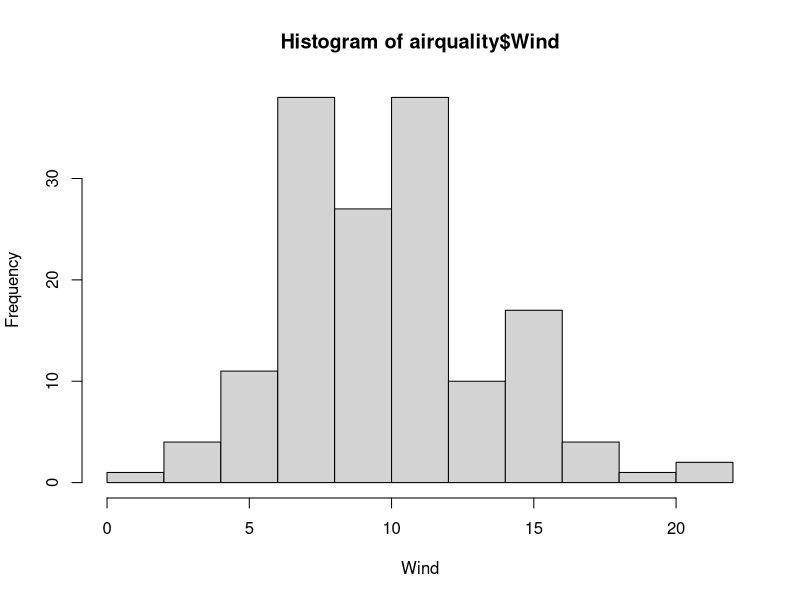
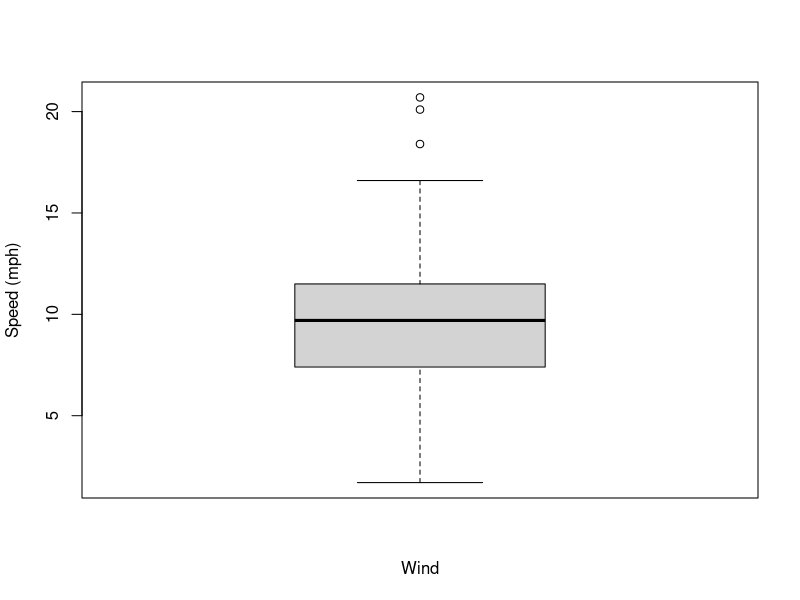
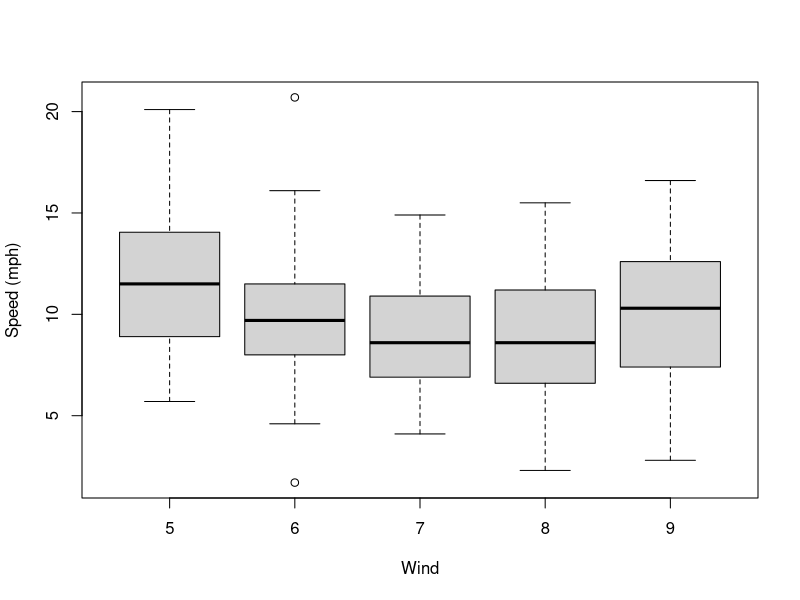
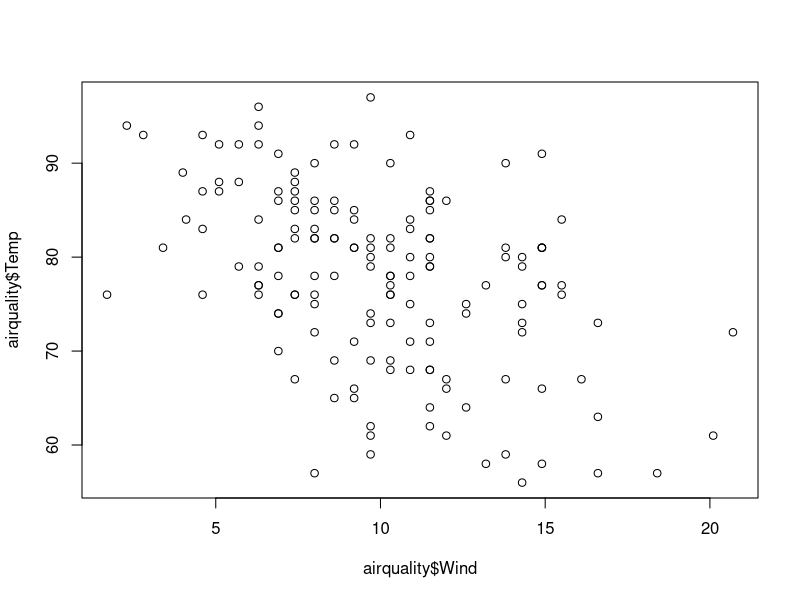
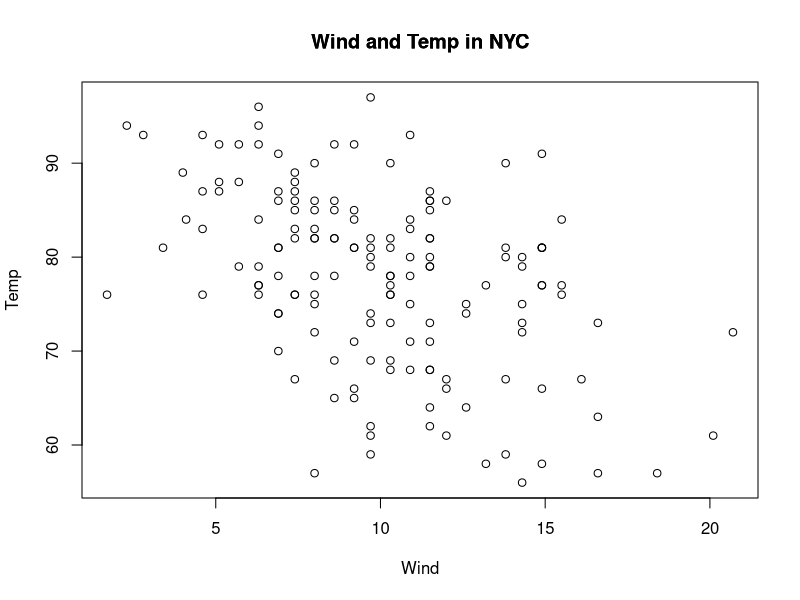
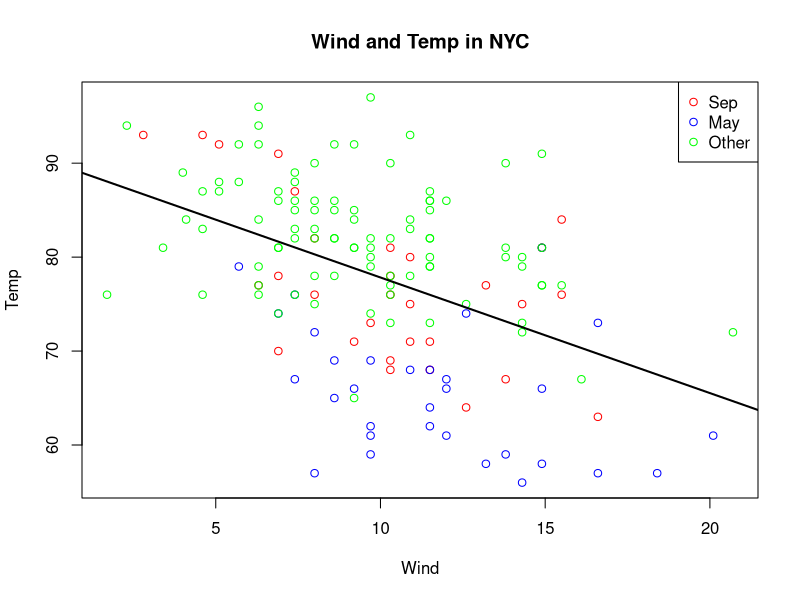
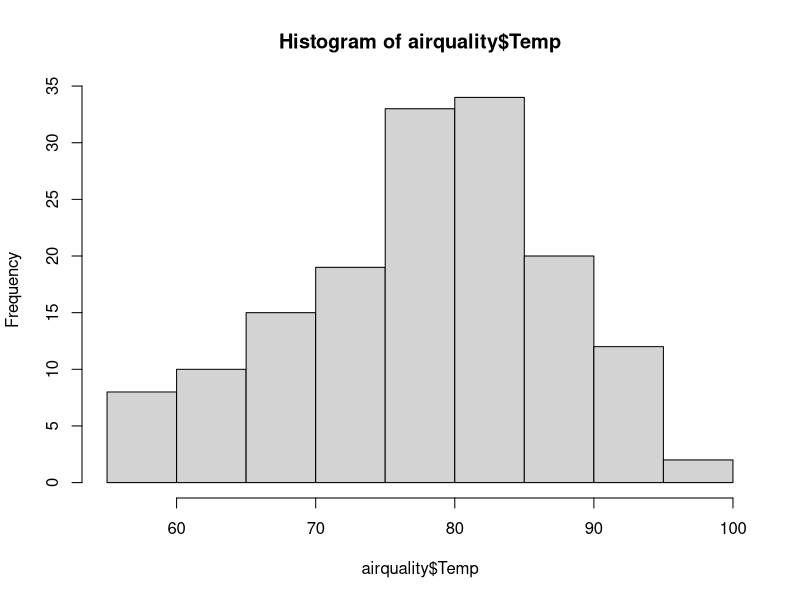
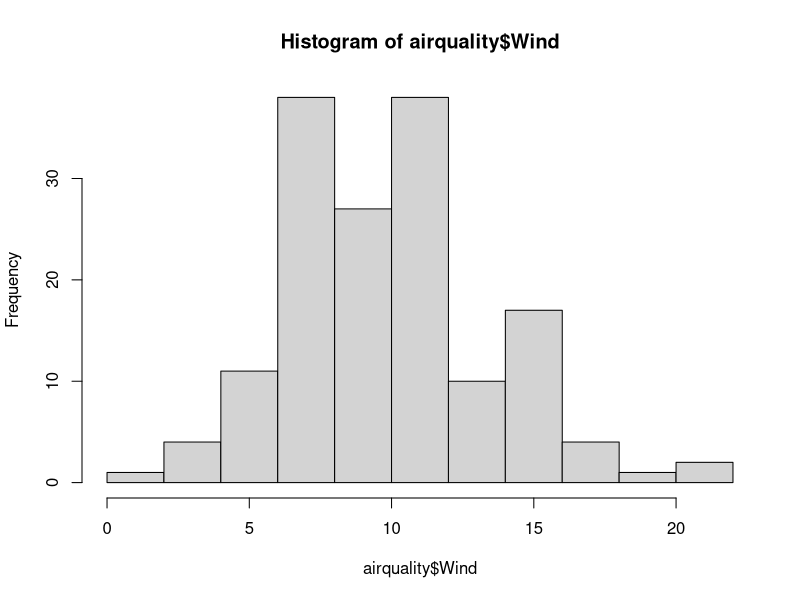

Source code (R) for these figures, in order:
# 基本绘图系统（Base Plotting System）

# -------------------------------------------------------------------------------------------- #
# 柱状图 hist
# 查看风速的hist
# xlab = x轴坐标的label
hist(airquality$Wind, xlab = "Wind")

# -------------------------------------------------------------------------------------------- #
# 箱图 boxplot
# ylab = y轴坐标的label
boxplot(airquality$Wind, xlab = "Wind", ylab = "Speed (mph)")
# 利用箱图表示一个数值变量，一个分类边变量
# 看不同月份（分类变量）的风速（数值变量）
boxplot(Wind~Month, airquality, xlab = "Wind", ylab = "Speed (mph)")

# -------------------------------------------------------------------------------------------- #
# 利用plot()画散点图
plot(airquality$Wind, airquality$Temp)

# -------------------------------------------------------------------------------------------- #
# with()
# plot()在函数with()内，他的数据集是airquality
# 因此知道Wind、Temp是数据集airquality的两个变量
# 参数main = 设置视图的标题
# with()函数会根据plot()里面的参数自动设置x，y轴的label
with(airquality, plot(Wind, Temp, main = "Wind and Temp in NYC"))
# title()：设置视图的标题
title(main = "Wind and Temp in NYC")

# 按月份画点
# 参数type = "n"，只绘出x，y轴坐标信息
with(airquality, plot(Wind, Temp, main = "Wind and Temp in NYC", type = "n"))
# 绘出9月份的温度和风速的散点图
# 执行此行代码时，要先执行第32行代码，绘制出空白视图
# 否则会报 
# Error in plot.xy(xy.coords(x, y), type = type, ...) :plot.new has not been called yet 错误
with(subset(airquality, Month == 9), points(Wind, Temp, col = "red"))
with(subset(airquality, Month == 5), points(Wind, Temp, col = "blue"))
# 绘制多个月份的数据
# %in% 变量的取值在该变量的取值范围内，将其统一获取出来
with(subset(airquality, Month %in% c(6, 7, 8)), points(Wind, Temp, col = "green"))
# 添加回归线，拟合当前的数据
# 拟合模型
# lm()：用于拟合线性模型的函数
# lm(因变量y ~ 自变量x, 数据集)
fit <- lm(Temp ~ Wind, airquality)
# abline()：将获取到的回归线添加到视图中 
# lwd = 线的宽度
abline(fit, lwd = 2)
# 添加图例说明信息
# legend()：添加图例说明信息
# legend(位置, 保持圆点的颜色一致，颜色，图例说明)
legend("topright", pch = 1, col = c("red", "blue", "green"), legend = c("Sep", 'May', "Other"))

# -------------------------------------------------------------------------------------------- #
# 全局参数 par()
par("bg") # background color defalut is white
par("col") # default is black
par("mar") # bottom, left, top, right
par("mfrow") # default is 1row 1col 
par("mfcol") # default is 1row 1col

# 设置画板为1行2列
par(mfrow = c(1, 1))
hist(airquality$Temp)
hist(airquality$Wind)
# 若想恢复原来的1行1列
# 要在画图前设置全局参数
par(mfrow = c(1, 1))
boxplot(airquality$Ozone)

